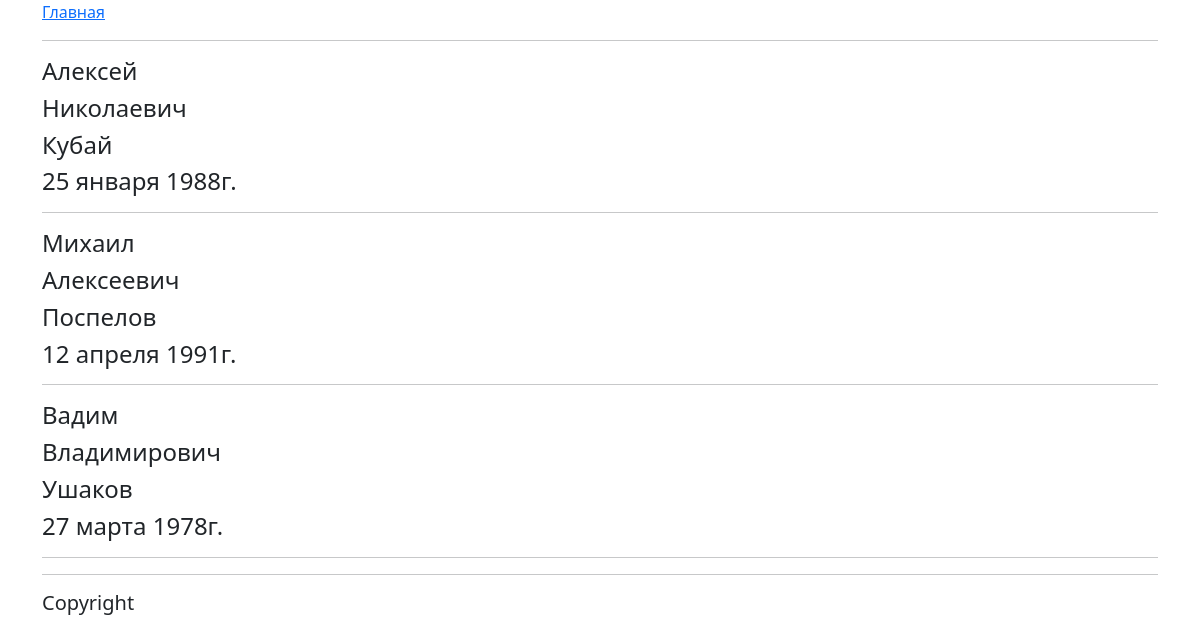
Page /index/users/ on the committed database.
### tables this page shows
CREATE TABLE `users` (
  `id` int NOT NULL,
  `name` text NOT NULL,
  `patronymic` text NOT NULL,
  `surname` text NOT NULL,
  `date_of_birth` text NOT NULL
);

### engine/Autoload.php (called while the page is built, shortened)
<?php
class Autoload
{
    public function loadClass($className) {
        $fileName = str_replace(['app', '\\'], [ROOT_DIR, DS], $className). '.php';
    }
}

### config/routes.php (called while the page is built)
<?php
return [
    'index/users' => 'index/users',
    'index/errors' => 'index/errors',
    'index' => 'index/index',
    "" => 'index/index',
];

### router/Router.php (called while the page is built, shortened)
<?php
class Router
{
    private $controller;
    private $action;
    private $routes;
    public function getController()
    {
        return $this->controller;
    }
    public function getAction()
    {
        return $this->action;
    }
    public function __construct()
    {
        $this->routes = include ROOT_DIR . "/config/routes.php";
    }
    private function getURI()
    {
        return trim($_SERVER['REQUEST_URI'], '/');
    }
    public function run()
    {
        $uri = $this->getURI();
        foreach ($this->routes as $uriPattern => $route) {
            if (preg_match("~$uriPattern~", $uri)) {
                $intRoute = preg_replace("~$uriPattern~", $route, $uri);
                $segments = explode('/', $intRoute);
                $this->controller = ucfirst(array_shift($segments)) . "Controller";
                $this->action = 'action' . ucfirst(array_shift($segments));
                break;
            }
        }
    }
}

### traits/TSingletone.php (called while the page is built, shortened)
<?php
trait TSingletone
{
    private  static $instance = null;
    public static function getInstance()
    {
        if (is_null(static::$instance)) {
            static::$instance = new static();
        }
        return static::$instance;
    }
}

### engine/Storage.php (called while the page is built, shortened)
<?php
class Storage
{
    protected $items = [];
    public function get($key)
    {
        if(!isset($this->items[$key])){
            $this->items[$key] = App::call()->createComponent($key);
        }
        return $this->items[$key];
    }
}

### model/repositories/UserRepository.php (called while the page is built, shortened)
<?php
class UserRepository extends \app\model\Repository
{
    public function getEntityClass()
    {
        return User::class;
    }
    public function getTableName()
    {
        return 'users';
    }
}

### model/Repository.php (called while the page is built, shortened)
<?php
abstract class Repository implements IModel
{
    public function getAll()
    {
        $TableName = $this->getTableName();
        $sql = "SELECT * FROM {$TableName}";
        return App::call()->db->queryObjects($sql, [], $this->getEntityClass());
    }
}

### engine/Db.php (called while the page is built, shortened)
<?php
class Db
{
    private $config;
    private $connection = null;
    public function __construct($driver, $host, $login, $password, $database, $charset = "utf8")
    {
        $this->config['driver'] = $driver;
        $this->config['host'] = $host;
        $this->config['login'] = $login;
        $this->config['password'] = $password;
        $this->config['database'] = $database;
        $this->config['charset'] = $charset;
    }
    private function getConnection()
    {
        if (is_null($this->connection))
        {
            $this->connection = new \PDO(
                $this->prepareDSNString(),
                $this->config['login'],
                $this->config['password']
            );
            $this->connection->setAttribute(\PDO::ATTR_DEFAULT_FETCH_MODE, \PDO::FETCH_ASSOC);
        }
        return $this->connection;
    }
    private function query($sql, $params)
    {
        $pdoStatement = $this->getConnection()->prepare($sql);
        $pdoStatement->execute($params);
        return $pdoStatement;
    }
    private function prepareDSNString()
    {
        return sprintf("%s:host=%s;dbname=%s;charset=%s",
            $this->config['driver'],
            $this->config['host'],
            $this->config['database'],
            $this->config['charset']
        );
    }
    public function queryObjects($sql, $params, $class)
    {
        $statement= $this->query($sql, $params);
        $statement->setFetchMode(\PDO::FETCH_CLASS | \PDO::FETCH_PROPS_LATE, $class);
        return $statement->fetchAll();
    }
}

### public_html/index.php (called while the page is built, shortened)
<?php
$config = include realpath('../config/config.php');
include realpath('../engine/Autoload.php');
App::call()->run($config);

### model/Model.php (called while the page is built, shortened)
<?php
abstract class Model
{
    public function __get($name)
    {
        if (isset($this->$name)) {
            return $this->$name;
        }
        return null;
    }
    public function __isset($name)
    {
        return isset($this->$name);
    }
}

### controllers/RenderController.php (called while the page is built, shortened)
<?php
class RenderController
{
    protected $layout = 'main';
    protected $useLayout = true;
    protected $renderer;
    public function __construct(IRenderer $renderer)
    {
        $this->renderer = $renderer;
    }
    public function render($template, $params = []) {
        if ($this->useLayout) {
            return $this->renderTemplate("layouts/{$this->layout}", [
                'menu' => $this->renderTemplate('menu', $params),
                'content' => $this->renderTemplate($template, $params),
                'footer' => $this->renderTemplate('footer', $params),
            ]);
        } else {
            return $this->renderTemplate($template, $params = []);
        }
    }
    public function renderTemplate($template, $params = []) {
        return $this->renderer->renderTemplate($template, $params);
    }
}

### views/users.php (the view)
<? foreach ($users as $user): ?>
<div>
    <h4><?= $user->name ?></h4>
    <h4><?= $user->patronymic ?></h4>
    <h4><?= $user->surname ?></h4>
    <h4><?= $user->date_of_birth ?></h4>
</div>
    <hr>
<? endforeach; ?>

### engine/App.php (shortened to what this page needs)
<?php
class App
{
    public $config;
    private $components;
    public static function call()
    {
        return static::getInstance();
    }
    public function runController()
    {
        $router = new Router();
        $router->run();
        $actionName = $router->getAction();
        $controllerClass = $this->config['CONTROLLER_NAMESPACE'] . $router->getController();
        if (class_exists($controllerClass)) {
            $controller = new $controllerClass(new Render());
            if (method_exists($controller, $actionName))
                call_user_func_array([$controller, $actionName], $router->getParams());
            else
                header( "Location: /index/errors");
        } else {
            header( "Location: /index/errors");
        }
    }
    public function createComponent($name)
    {
        if (isset($this->config['components'][$name])) {
            $params = $this->config['components'][$name];
            $class = $params['class'];
            if (class_exists($class)) {
                unset($params['class']);
                $reflection = new \ReflectionClass($class);
                return $reflection->newInstanceArgs($params);
            }
        }
        return null;
    }
    public function run($config)
    {
        $this->config = $config;
        $this->components = new Storage();
        $this->runController();
    }
    function __get($name)
    {
        return $this->components->get($name);
    }
}

### controllers/IndexController.php (shortened to what this page needs)
<?php
class IndexController extends RenderController
{
    public function actionUsers()
    {
        echo $this->render('users',
        [
            'users' =>  App::call()->userRepository->getAll()
        ]);
    }
}

### engine/Render.php (shortened to what this page needs)
<?php
class Render implements IRenderer
{
    public function renderTemplate($template, $params = [])
    {
        extract($params);
        $templatePath = App::call()->config['TEMPLATES_DIR'] . $template . ".php";
        if (file_exists($templatePath)) {
            include $templatePath;
        }
        return  ob_get_clean();
    }
}

### views/menu.php
<nav style="--bs-breadcrumb-divider: '>';" aria-label="breadcrumb">
    <ol class="breadcrumb">
        <li class="breadcrumb-item active" aria-current="page"><a href="/">Главная</a></li>
    </ol>
</nav>
<hr>

### views/footer.php
<hr>
<div>
    <h5>Copyright</h5>
</div>

### views/layouts/main.php (shortened to what this page needs)
<!doctype html>
<html lang="ru">
<head>
    <link href="https://cdn.jsdelivr.net/npm/bootstrap@5.0.1/dist/css/bootstrap.min.css" rel="stylesheet">
</head>
<body>
<div class="container">
    <?= $menu ?>
    <?= $content ?>
    <?= $footer ?>
</div>
</body>
</html>

### rows in the picture
users: name "Алексей", patronymic "Николаевич", surname "Кубай", date_of_birth "25 января 1988г."
users: name "Михаил", patronymic "Алексеевич", surname "Поспелов", date_of_birth "12 апреля 1991г."
users: name "Вадим", patronymic "Владимирович", surname "Ушаков", date_of_birth "27 марта 1978г."
